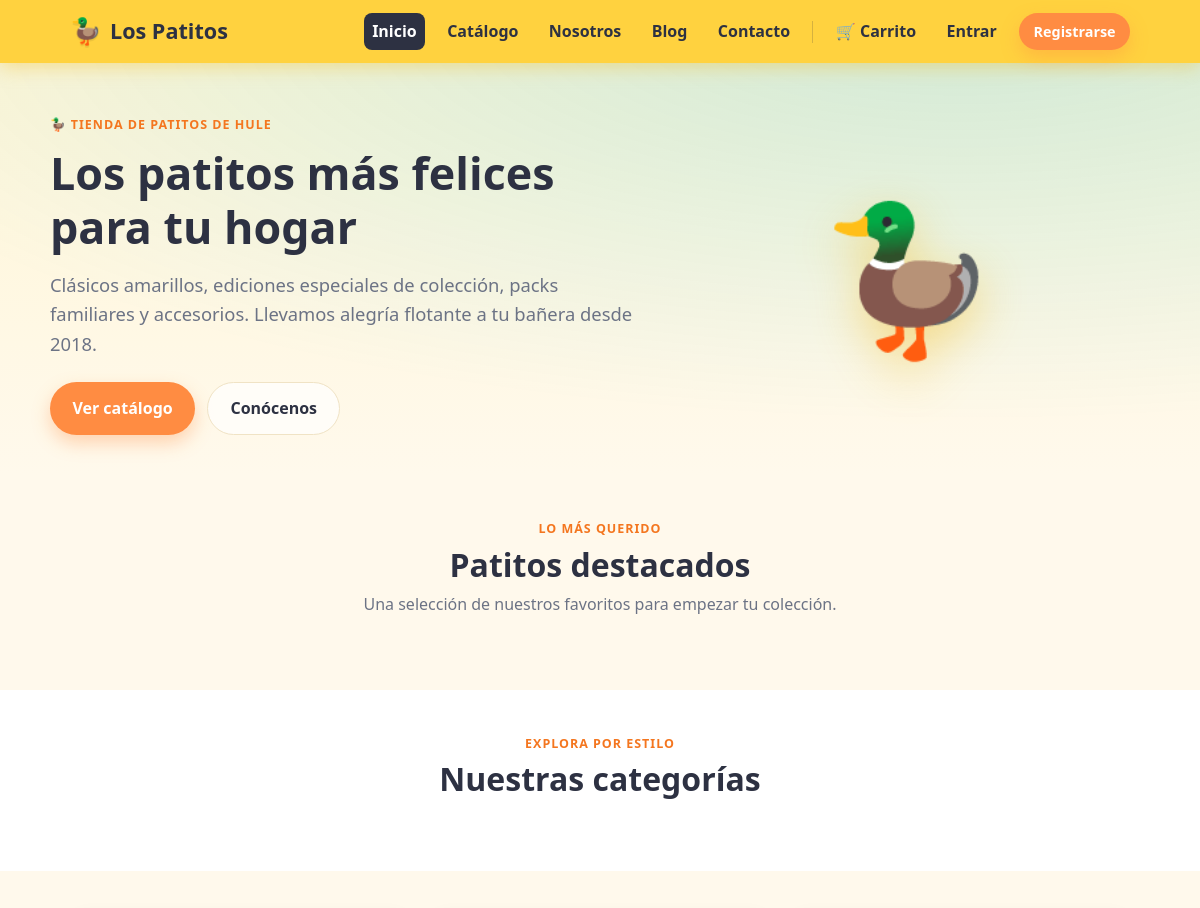
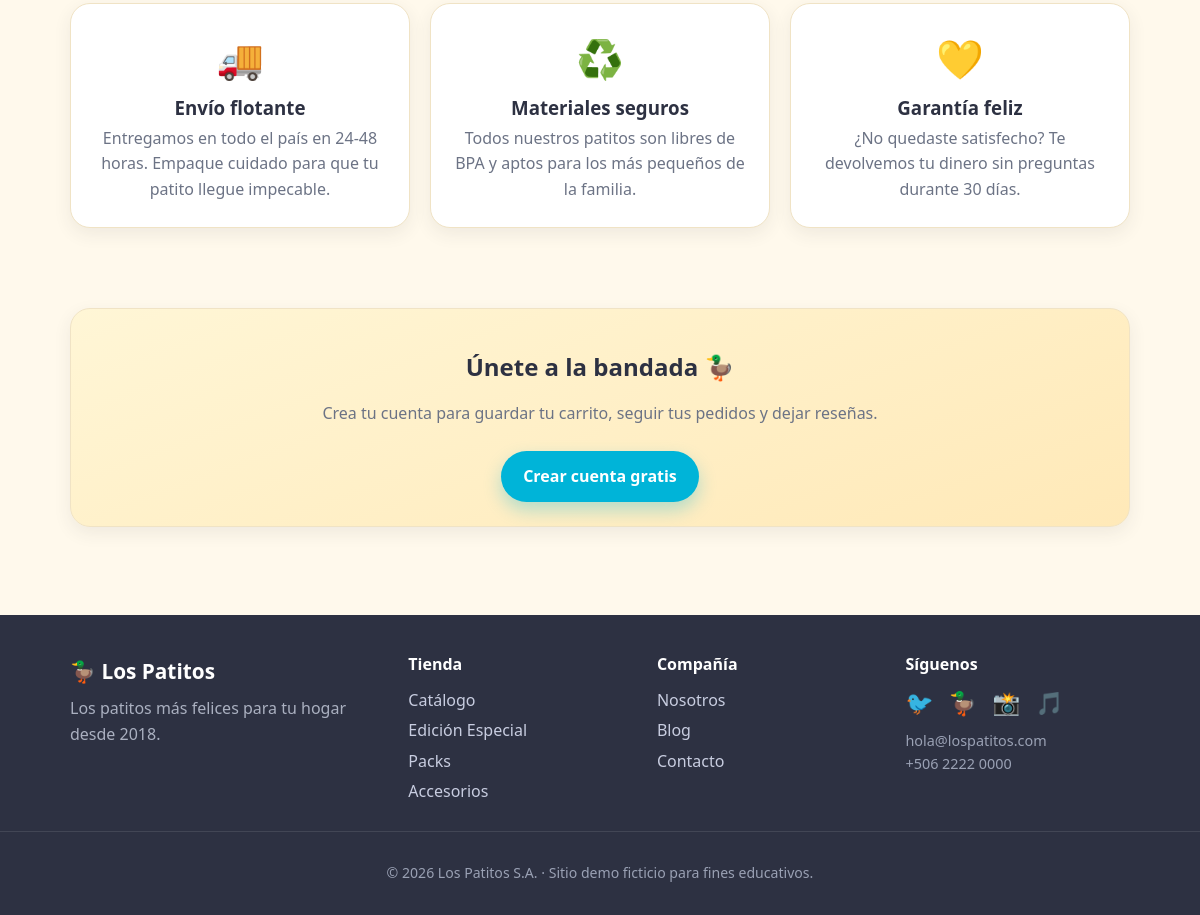
Before: / with the older database file (2 pictures, top to bottom).
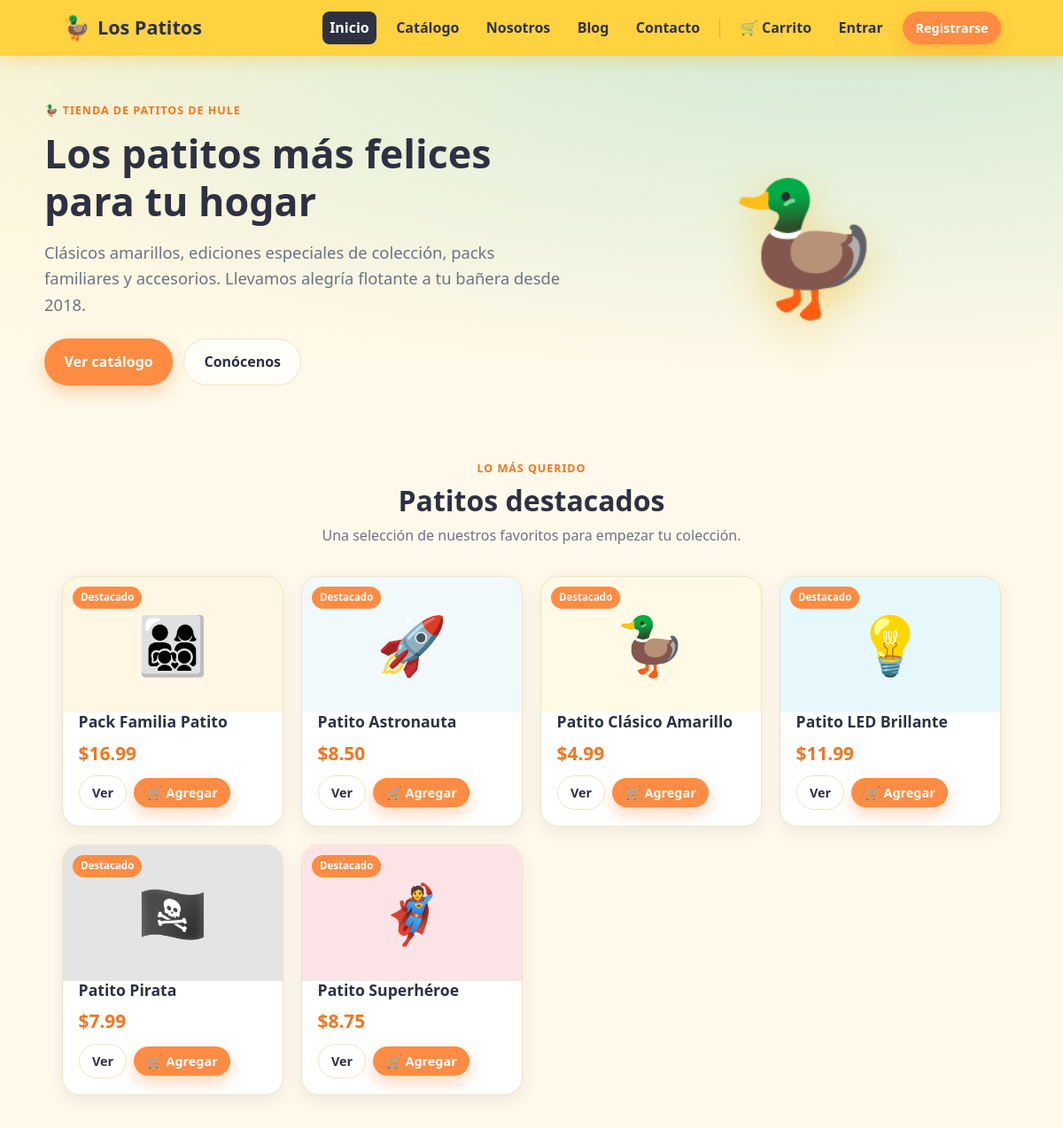
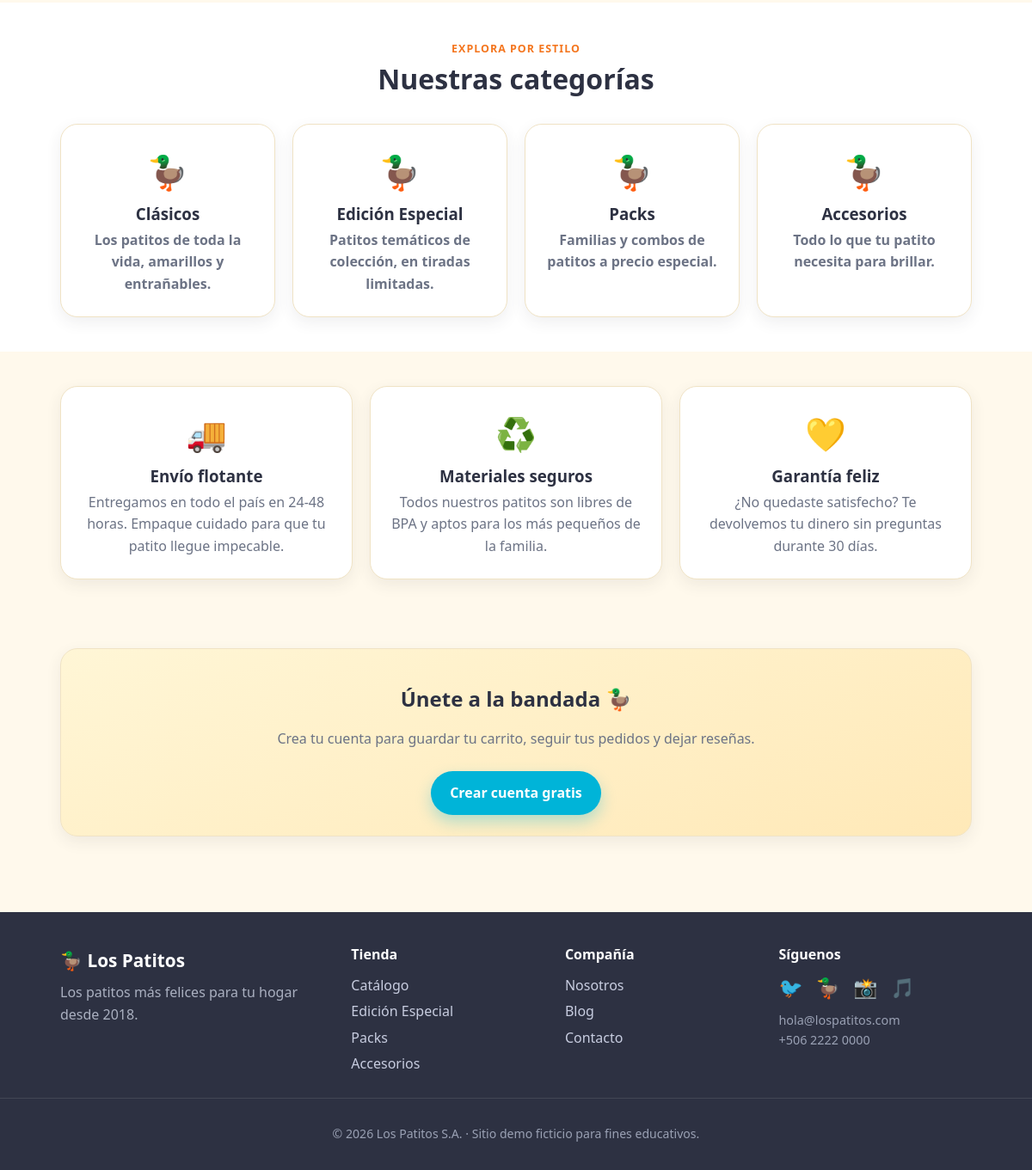
After: the same page with the newer database file (2 pictures, top to bottom).
### tables this page shows
CREATE TABLE IF NOT EXISTS productos (
    id BIGINT UNSIGNED AUTO_INCREMENT PRIMARY KEY,
    categoria_id BIGINT UNSIGNED NULL,
    nombre VARCHAR(120) NOT NULL,
    slug VARCHAR(120) NOT NULL,
    descripcion TEXT NULL,
    precio DECIMAL(10, 2) NOT NULL DEFAULT 0.00,
    emoji VARCHAR(16) NOT NULL DEFAULT '🦆',
    color_hex VARCHAR(7) NOT NULL DEFAULT '#FFD23F',
    stock INT NOT NULL DEFAULT 0,
    destacado TINYINT(1) NOT NULL DEFAULT 0,
    estado ENUM('activo', 'inactivo') NOT NULL DEFAULT 'activo',
    fecha_creacion TIMESTAMP NOT NULL DEFAULT CURRENT_TIMESTAMP,
    UNIQUE KEY uk_productos_slug (slug),
    KEY idx_productos_categoria (categoria_id),
    CONSTRAINT fk_productos_categoria FOREIGN KEY (categoria_id)
        REFERENCES categorias (id) ON DELETE SET NULL
);

CREATE TABLE IF NOT EXISTS categorias (
    id BIGINT UNSIGNED AUTO_INCREMENT PRIMARY KEY,
    nombre VARCHAR(80) NOT NULL,
    slug VARCHAR(80) NOT NULL,
    descripcion VARCHAR(255) NULL,
    UNIQUE KEY uk_categorias_slug (slug)
);

### includes/helpers.php (called while the page is built, shortened)
<?php
function e(?string $value): string
{
    return htmlspecialchars((string) $value, ENT_QUOTES, 'UTF-8');
}

### includes/auth.php (called while the page is built, shortened)
<?php
require_once __DIR__ . '/../config.php';
require_once __DIR__ . '/helpers.php';
function is_authenticated(): bool
{
    return !empty($_SESSION['user_id']);
}
function current_user(): ?array
{
    if (!is_authenticated()) {
        return null;
    }
    $user = find_user_by_id((int) $_SESSION['user_id']);
    return $user;
}

### config.php (called while the page is built, shortened)
<?php
function db(): PDO
{
    static $pdo = null;
    if ($pdo instanceof PDO) {
        return $pdo;
    }
    $dsn = sprintf(
        'mysql:host=%s;port=%s;dbname=%s;charset=utf8mb4',
        DB_HOST,
        DB_PORT,
        DB_NAME
    );
    $options = [
        PDO::ATTR_ERRMODE => PDO::ERRMODE_EXCEPTION,
        PDO::ATTR_DEFAULT_FETCH_MODE => PDO::FETCH_ASSOC,
        PDO::ATTR_EMULATE_PREPARES => false,
    ];
    $pdo = new PDO($dsn, DB_USER, DB_PASS, $options);
    return $pdo;
}

### includes/catalog.php (called while the page is built, shortened)
<?php
require_once __DIR__ . '/../config.php';
function get_categorias(): array
{
    return db()->query('SELECT id, nombre, slug, descripcion FROM categorias ORDER BY id')
        ->fetchAll();
}
function get_destacados(int $limite = 6): array
{
    $sql = "SELECT id, nombre, slug, descripcion, precio, emoji, color_hex, stock
            FROM productos
            WHERE estado = 'activo' AND destacado = 1
            ORDER BY nombre ASC
            LIMIT " . max(1, $limite);
    return db()->query($sql)->fetchAll();
}

### index.php (the view, shortened to what this page needs)
<?php
require_once __DIR__ . '/config.php';
require_once __DIR__ . '/includes/layout.php';
require_once __DIR__ . '/includes/catalog.php';
$destacados = get_destacados(6);
$categorias = get_categorias();
render_header('Inicio', 'inicio');
?>
<section class="hero">
    <div class="container hero__inner">
        <div>
            <span class="eyebrow">🦆 Tienda de patitos de hule</span>
            <h1>Los patitos más felices para tu hogar</h1>
            <p>Clásicos amarillos, ediciones especiales de colección, packs familiares y accesorios. Llevamos alegría flotante a tu bañera desde 2018.</p>
            <div class="hero__actions">
                <a class="button button--primary" href="productos.php">Ver catálogo</a>
                <a class="button button--ghost" href="nosotros.php">Conócenos</a>
            </div>
        </div>
        <div class="hero__art" aria-hidden="true">🦆</div>
    </div>
</section>
<section class="section">
    <div class="container">
        <div class="section__head">
            <span class="eyebrow">Lo más querido</span>
            <h2>Patitos destacados</h2>
            <p>Una selección de nuestros favoritos para empezar tu colección.</p>
        </div>
        <div class="grid grid--products">
            <?php foreach ($destacados as $p): ?>
                <article class="product">
                    <div class="product__media" style="background: <?= e($p['color_hex']) ?>22;">
                        <span class="product__tag">Destacado</span>
                        <?= e($p['emoji']) ?>
                    </div>
                    <div class="product__body">
                        <h3 class="product__name"><a href="producto.php?slug=<?= e($p['slug']) ?>"><?= e($p['nombre']) ?></a></h3>
                        <div class="product__price"><?= e(money($p['precio'])) ?></div>
                        <div class="product__foot">
                            <a class="button button--ghost button--sm" href="producto.php?slug=<?= e($p['slug']) ?>">Ver</a>
                            <form method="post" action="carrito.php" style="margin:0;">
                                <button type="submit" class="button button--primary button--sm">🛒 Agregar</button>
                            </form>
                        </div>
                    </div>
                </article>
            <?php endforeach; ?>
        </div>
    </div>
</section>
<section class="section" style="background: #fff;">
    <div class="container">
        <div class="section__head">
            <span class="eyebrow">Explora por estilo</span>
            <h2>Nuestras categorías</h2>
        </div>
        <div class="grid grid--3">
            <?php foreach ($categorias as $c): ?>
                <a class="card feature" href="productos.php?categoria=<?= e($c['slug']) ?>" style="text-decoration:none;">
                    <span class="feature__icon">🦆</span>
                    <h3><?= e($c['nombre']) ?></h3>
                    <p><?= e($c['descripcion']) ?></p>
                </a>
            <?php endforeach; ?>
        </div>
    </div>
</section>
<section class="section">
    <div class="container">
        <div class="grid grid--3">
            <div class="card feature">
                <span class="feature__icon">🚚</span>
                <h3>Envío flotante</h3>
                <p>Entregamos en todo el país en 24-48 horas. Empaque cuidado para que tu patito llegue impecable.</p>
            </div>
            <div class="card feature">
                <span class="feature__icon">♻️</span>
                <h3>Materiales seguros</h3>
                <p>Todos nuestros patitos son libres de BPA y aptos para los más pequeños de la familia.</p>
            </div>
            <div class="card feature">
                <span class="feature__icon">💛</span>
                <h3>Garantía feliz</h3>
                <p>¿No quedaste satisfecho? Te devolvemos tu dinero sin preguntas durante 30 días.</p>
            </div>
        </div>
    </div>
</section>
<section class="section">
    <div class="container text-center">
        <div class="card" style="background: linear-gradient(160deg,#fff6d6,#ffe9b8);">
            <h2>Únete a la bandada 🦆</h2>
            <p class="muted">Crea tu cuenta para guardar tu carrito, seguir tus pedidos y dejar reseñas.</p>
            <a class="button button--secondary mt-1" href="registro.php">Crear cuenta gratis</a>
        </div>
    </div>
</section>
<?php
render_footer();

### includes/layout.php (shortened to what this page needs)
<?php
require_once __DIR__ . '/helpers.php';
require_once __DIR__ . '/auth.php';
function nav_links(): array
{
    return [
        'inicio'    => ['Inicio', 'index.php'],
        'productos' => ['Catálogo', 'productos.php'],
        'nosotros'  => ['Nosotros', 'nosotros.php'],
        'blog'      => ['Blog', 'blog.php'],
        'contacto'  => ['Contacto', 'contacto.php'],
    ];
}
function render_header(string $title, string $active = ''): void
{
    $user = current_user();
    $cartCount = cart_count();
    ?>
<!DOCTYPE html>
<html lang="es">
<head>
    <link rel="stylesheet" href="assets/css/styles.css">
</head>
<body>
    <header class="navbar">
        <div class="navbar__inner">
            <a class="navbar__brand" href="index.php">
                <span class="navbar__logo">🦆</span>
                <span class="navbar__name">Los Patitos</span>
            </a>
            <nav class="navbar__nav">
                <?php foreach (nav_links() as $key => [$label, $href]): ?>
                    <a
                        class="navbar__link<?= $active === $key ? ' is-active' : '' ?>"
                        href="<?= e($href) ?>"
                    ><?= e($label) ?></a>
                <?php endforeach; ?>
                <?php if ($user): ?>
                    <a class="navbar__link<?= $active === 'carrito' ? ' is-active' : '' ?>" href="carrito.php">
                        🛒 Carrito<?php if ($cartCount > 0): ?> <span class="navbar__badge"><?= (int) $cartCount ?></span><?php endif; ?>
                    </a>
                    <a class="navbar__link<?= $active === 'cuenta' ? ' is-active' : '' ?>" href="dashboard.php">Mi cuenta</a>
                    <form method="post" action="logout.php" class="navbar__logout">
                        <?= csrf_input() ?>
                        <button type="submit" class="button button--ghost button--sm">Salir</button>
                    </form>
                <?php else: ?>
                    <a class="navbar__link<?= $active === 'carrito' ? ' is-active' : '' ?>" href="carrito.php">
                        🛒 Carrito<?php if ($cartCount > 0): ?> <span class="navbar__badge"><?= (int) $cartCount ?></span><?php endif; ?>
                    </a>
                    <a class="navbar__link" href="login.php">Entrar</a>
                    <a class="button button--primary button--sm" href="registro.php">Registrarse</a>
                <?php endif; ?>
            </nav>
        </div>
    </header>
    <main class="site-main">
<?php
}
function render_footer(): void
{
    $year = '2026';
    ?>
    </main>
    <footer class="footer">
        <div class="footer__inner">
            <div class="footer__col">
                <div class="footer__brand"><span>🦆</span> Los Patitos</div>
                <p class="footer__tagline">Los patitos más felices para tu hogar desde 2018.</p>
            </div>
            <div class="footer__col">
                <h4>Tienda</h4>
                <a href="productos.php">Catálogo</a>
                <a href="productos.php?categoria=edicion-especial">Edición Especial</a>
                <a href="productos.php?categoria=packs">Packs</a>
                <a href="productos.php?categoria=accesorios">Accesorios</a>
            </div>
            <div class="footer__col">
                <h4>Compañía</h4>
                <a href="nosotros.php">Nosotros</a>
                <a href="blog.php">Blog</a>
                <a href="contacto.php">Contacto</a>
            </div>
            <div class="footer__col">
                <h4>Síguenos</h4>
                <p class="footer__social">🐦 🦆 📸 🎵</p>
                <p class="footer__muted">hola@lospatitos.com<br>+506 2222 0000</p>
            </div>
        </div>
        <div class="footer__bottom">
            <p>© <?= e($year) ?> Los Patitos S.A. · Sitio demo ficticio para fines educativos.</p>
        </div>
    </footer>
</body>
</html>
<?php
}
function money(float|string|int $amount): string
{
    return '$' . number_format((float) $amount, 2, '.', ',');
}

Changed rows visible on the page:
added productos: emoji "👨‍👩‍👧‍👦", nombre "Pack Familia Patito", precio "$16.99"
added productos: emoji "🚀", nombre "Patito Astronauta", precio "$8.50"
added productos: emoji "🦆", nombre "Patito Clásico Amarillo", precio "$4.99"
added productos: emoji "💡", nombre "Patito LED Brillante", precio "$11.99"
added productos: emoji "🏴‍☠️", nombre "Patito Pirata", precio "$7.99"
added productos: emoji "🦸", nombre "Patito Superhéroe", precio "$8.75"
added categorias: nombre "Clásicos", descripcion "Los patitos de toda la vida, amarillos y entrañables."
added categorias: nombre "Edición Especial", descripcion "Patitos temáticos de colección, en tiradas limitadas."
added categorias: nombre "Packs", descripcion "Familias y combos de patitos a precio especial."
added categorias: nombre "Accesorios", descripcion "Todo lo que tu patito necesita para brillar."
